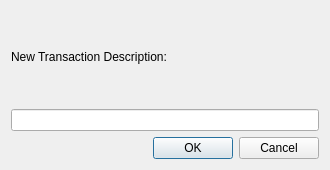
<?xml version="1.0" encoding="UTF-8"?>
<ui version="4.0">
 <class>AddSecurityDialog</class>
 <widget class="QDialog" name="AddSecurityDialog">
  <property name="geometry">
   <rect>
    <x>0</x>
    <y>0</y>
    <width>330</width>
    <height>170</height>
   </rect>
  </property>
  <property name="maximumSize">
   <size>
    <width>330</width>
    <height>170</height>
   </size>
  </property>
  <property name="windowTitle">
   <string>Dialog</string>
  </property>
  <layout class="QVBoxLayout" name="verticalLayout">
   <item>
    <widget class="QLabel" name="label">
     <property name="text">
      <string>New Transaction Description:</string>
     </property>
    </widget>
   </item>
   <item>
    <widget class="QLineEdit" name="tableName"/>
   </item>
   <item>
    <widget class="QDialogButtonBox" name="buttonBox">
     <property name="orientation">
      <enum>Qt::Horizontal</enum>
     </property>
     <property name="standardButtons">
      <set>QDialogButtonBox::Cancel|QDialogButtonBox::Ok</set>
     </property>
    </widget>
   </item>
  </layout>
 </widget>
 <resources/>
 <connections>
  <connection>
   <sender>buttonBox</sender>
   <signal>accepted()</signal>
   <receiver>AddSecurityDialog</receiver>
   <slot>accept()</slot>
   <hints>
    <hint type="sourcelabel">
     <x>248</x>
     <y>254</y>
    </hint>
    <hint type="destinationlabel">
     <x>157</x>
     <y>274</y>
    </hint>
   </hints>
  </connection>
  <connection>
   <sender>buttonBox</sender>
   <signal>rejected()</signal>
   <receiver>AddSecurityDialog</receiver>
   <slot>reject()</slot>
   <hints>
    <hint type="sourcelabel">
     <x>316</x>
     <y>260</y>
    </hint>
    <hint type="destinationlabel">
     <x>286</x>
     <y>274</y>
    </hint>
   </hints>
  </connection>
 </connections>
</ui>
